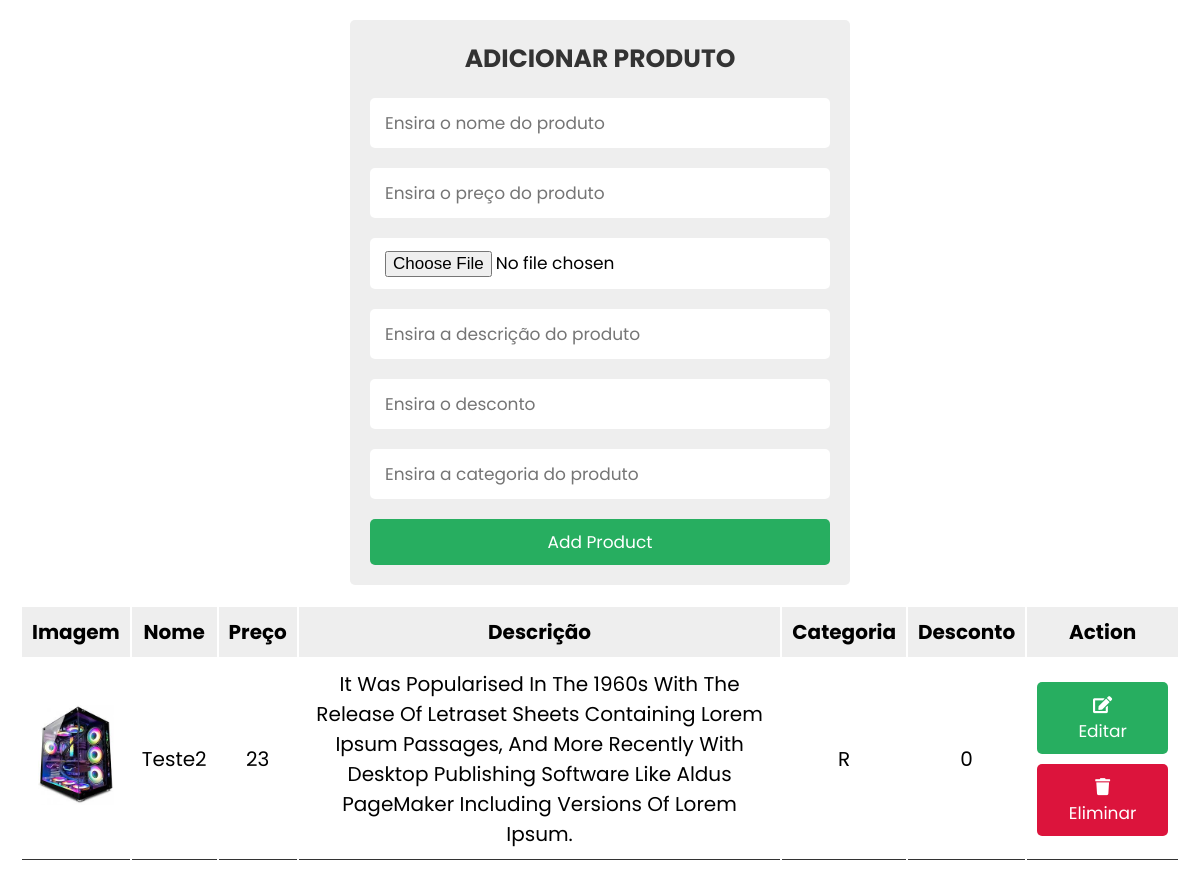
The app's page /produtos/adicionar_produtos.php with its own data.
### tables this page shows
CREATE TABLE `produtos` (
  `id` int(11) NOT NULL,
  `imagem` varchar(255) NOT NULL,
  `nome` varchar(255) NOT NULL,
  `descricao` varchar(255) NOT NULL,
  `preco` varchar(255) NOT NULL,
  `desconto` varchar(255) NOT NULL,
  `categoria` varchar(255) NOT NULL
);

### produtos/adicionar_produtos.php (the view, shortened to what this page needs)
<?php
include('conn.php');
?>
<!DOCTYPE html>
<html lang="en">
<head>
   <link rel="stylesheet" href="https://cdnjs.cloudflare.com/ajax/libs/font-awesome/5.15.4/css/all.min.css">
   <link rel="stylesheet" href="style_adicionar_produtos.css">
</head>
<body>
<div class="container">
   <div class="admin-product-form-container">
      <form action="<?php $_SERVER['PHP_SELF'] ?>" method="post" enctype="multipart/form-data">
         <h3>Adicionar Produto</h3>
         <input type="text" placeholder="Ensira o nome do produto" name="product_name" class="box">
         <input type="number" placeholder="Ensira o preço do produto" name="product_price" class="box">
         <input type="file" accept="image/png, image/jpeg, image/jpg" name="product_image" class="box">
         <input type="text" placeholder="Ensira a descrição do produto" name="product_descricao" class="box">
         <input type="number" placeholder="Ensira o desconto" name="product_desconto" class="box">
         <input type="text" placeholder="Ensira a categoria do produto" name="product_categoria" class="box">
         <input type="submit" class="btn" name="add_product" value="add product">
      </form>
   </div>
   <?php
   $select = mysqli_query($conn, "SELECT * FROM produtos");
   ?>
   <div class="product-display">
      <table class="product-display-table">
         <thead>
         <tr>
            <th>Imagem</th>
            <th>Nome</th>
            <th>Preço</th>
            <th>Descrição</th>
            <th>Categoria</th>
            <th>Desconto</th>
            <th>action</th>
         </tr>
         </thead>
         <?php while($row = mysqli_fetch_assoc($select)){ ?>
         <tr>
            <td><img src="imagens_produtos/<?php echo $row['imagem']; ?>" height="100" alt=""></td>
            <td><?php echo $row['nome']; ?></td>
            <td><?php echo $row['preco']; ?></td>
            <td><?php echo $row['descricao']; ?></td>
            <td><?php echo $row['categoria']; ?></td>
            <td><?php echo $row['desconto']; ?></td>
            <td>
               <a href="adicionar_produtos_update.php?edit=<?php echo $row['id']; ?>" class="btn"> <i class="fas fa-edit"></i> Editar </a>
               <a href="adicionar_produtos.php?delete=<?php echo $row['id']; ?>" class="btn"> <i class="fas fa-trash"></i> Eliminar </a>
            </td>
         </tr>
      <?php } ?>
      </table>
   </div>
</div>
</body>
</html>

### produtos/style_adicionar_produtos.css (style rules this page uses)
:root { --green:#27ae60; --black:#333; --white:#fff; --bg-color:#eee; --box-shadow:0 .5rem 1rem rgba(0,0,0,.1); --border:.1rem solid var(--black); }
* { font-family: 'Poppins', sans-serif; margin:0; padding:0; box-sizing: border-box; outline: none; border:none; text-decoration: none; text-transform: capitalize; }
html { font-size: 62.5%; overflow-x: hidden; }
.btn { display: block; width: 100%; cursor: pointer; border-radius: .5rem; margin-top: 1rem; font-size: 1.7rem; padding:1rem 3rem; background: var(--green); color:var(--white); text-align: center; }
.container { max-width: 1200px; padding:2rem; margin:0 auto; }
.admin-product-form-container form { max-width: 50rem; margin:0 auto; padding:2rem; border-radius: .5rem; background: var(--bg-color); }
.admin-product-form-container form h3 { text-transform: uppercase; color:var(--black); margin-bottom: 1rem; text-align: center; font-size: 2.5rem; }
.admin-product-form-container form .box { width: 100%; border-radius: .5rem; padding:1.2rem 1.5rem; font-size: 1.7rem; margin:1rem 0; background: var(--white); text-transform: none; }
.product-display { margin:2rem 0; }
.product-display .product-display-table { width: 100%; text-align: center; }
.product-display .product-display-table thead { background: var(--bg-color); }
.product-display .product-display-table th { padding:1rem; font-size: 2rem; }
.product-display .product-display-table td { padding:1rem; font-size: 2rem; border-bottom: var(--border); }
.product-display .product-display-table .btn:first-child { margin-top: 0; }
.product-display .product-display-table .btn:last-child { background: crimson; }

### records on screen
produtos: imagem (picture), nome "Teste2", preco "23", descricao "It Was Popularised In The 1960s With The Release Of Letraset Sheets Containing Lorem Ipsum Passages, And More Recently With Desktop Publishing Software Like Aldus PageMaker Including Versions Of Lorem Ipsum.", categoria "R", desconto "0"
